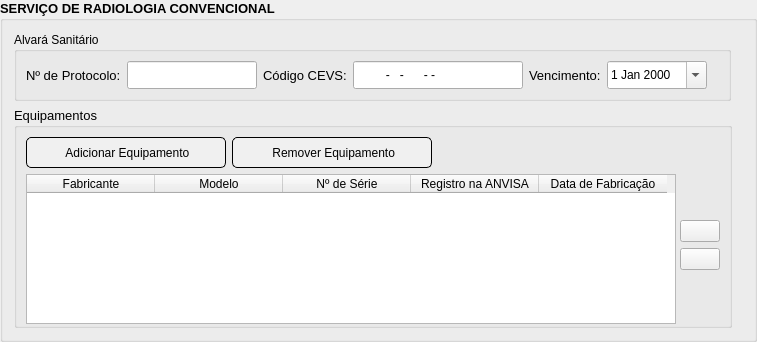
                   <widget class="QGroupBox" name="radiologiaConvencionalGroupBox">
                    <property name="enabled">
                     <bool>true</bool>
                    </property>
                    <property name="minimumSize">
                     <size>
                      <width>757</width>
                      <height>342</height>
                     </size>
                    </property>
                    <property name="maximumSize">
                     <size>
                      <width>757</width>
                      <height>342</height>
                     </size>
                    </property>
                    <property name="font">
                     <font>
                      <family>Segoe UI</family>
                      <pointsize>10</pointsize>
                      <italic>false</italic>
                      <bold>true</bold>
                     </font>
                    </property>
                    <property name="styleSheet">
                     <string notr="true">QGroupBox::unchecked {
	background-color: rgb(230, 230, 230);
	font: 700 &quot;Segoe UI&quot;;
}

QGroupBox::checked {
	background-color: rgb(166, 255, 184);
	font: 700 10pt &quot;Segoe UI&quot;;
}</string>
                    </property>
                    <property name="title">
                     <string>SERVIÇO DE RADIOLOGIA CONVENCIONAL</string>
                    </property>
                    <property name="flat">
                     <bool>false</bool>
                    </property>
                    <property name="checkable">
                     <bool>false</bool>
                    </property>
                    <property name="checked">
                     <bool>false</bool>
                    </property>
                    <layout class="QVBoxLayout" name="verticalLayout_20">
                     <item>
                      <layout class="QHBoxLayout" name="horizontalLayout_30">
                       <item>
                        <widget class="QGroupBox" name="groupBox_8">
                         <property name="styleSheet">
                          <string notr="true">QGroupBox {
	font: 10pt &quot;Segoe UI&quot;;
}</string>
                         </property>
                         <property name="title">
                          <string>Alvará Sanitário</string>
                         </property>
                         <layout class="QVBoxLayout" name="verticalLayout_21">
                          <item>
                           <layout class="QHBoxLayout" name="horizontalLayout_31">
                            <item>
                             <widget class="QLabel" name="label_37">
                              <property name="font">
                               <font>
                                <pointsize>10</pointsize>
                               </font>
                              </property>
                              <property name="text">
                               <string>Nº de Protocolo:</string>
                              </property>
                             </widget>
                            </item>
                            <item>
                             <widget class="QLineEdit" name="protocoloAlvaraRadiologiaConvencionalLineEdit">
                              <property name="minimumSize">
                               <size>
                                <width>130</width>
                                <height>28</height>
                               </size>
                              </property>
                              <property name="maximumSize">
                               <size>
                                <width>130</width>
                                <height>28</height>
                               </size>
                              </property>
                             </widget>
                            </item>
                            <item>
                             <widget class="QLabel" name="label_38">
                              <property name="font">
                               <font>
                                <pointsize>10</pointsize>
                               </font>
                              </property>
                              <property name="text">
                               <string>Código CEVS:</string>
                              </property>
                             </widget>
                            </item>
                            <item>
                             <widget class="QLineEdit" name="codigoCEVSAlvaraRadiologiaConvencionalLineEdit">
                              <property name="minimumSize">
                               <size>
                                <width>170</width>
                                <height>28</height>
                               </size>
                              </property>
                              <property name="maximumSize">
                               <size>
                                <width>170</width>
                                <height>28</height>
                               </size>
                              </property>
                              <property name="inputMask">
                               <string>000000000-000-000000-0-0</string>
                              </property>
                             </widget>
                            </item>
                            <item>
                             <widget class="QLabel" name="label_39">
                              <property name="font">
                               <font>
                                <pointsize>10</pointsize>
                               </font>
                              </property>
                              <property name="text">
                               <string>Vencimento:</string>
                              </property>
                             </widget>
                            </item>
                            <item>
                             <widget class="QDateEdit" name="validadeAlvaraRadiologiaConvencionalDateEdit">
                              <property name="minimumSize">
                               <size>
                                <width>100</width>
                                <height>28</height>
                               </size>
                              </property>
                              <property name="maximumSize">
                               <size>
                                <width>100</width>
                                <height>28</height>
                               </size>
                              </property>
                              <property name="calendarPopup">
                               <bool>true</bool>
                              </property>
                             </widget>
                            </item>
                            <item>
                             <spacer name="horizontalSpacer_32">
                              <property name="orientation">
                               <enum>Qt::Horizontal</enum>
                              </property>
                              <property name="sizeHint" stdset="0">
                               <size>
                                <width>40</width>
                                <height>20</height>
                               </size>
                              </property>
                             </spacer>
                            </item>
                           </layout>
                          </item>
                         </layout>
                        </widget>
                       </item>
                       <item>
                        <spacer name="horizontalSpacer_33">
                         <property name="orientation">
                          <enum>Qt::Horizontal</enum>
                         </property>
                         <property name="sizeHint" stdset="0">
                          <size>
                           <width>40</width>
                           <height>20</height>
                          </size>
                         </property>
                        </spacer>
                       </item>
                      </layout>
                     </item>
                     <item>
                      <layout class="QHBoxLayout" name="horizontalLayout_50">
                       <property name="topMargin">
                        <number>0</number>
                       </property>
                       <item>
                        <widget class="QGroupBox" name="equipamentoRadiologiaConvencionalGroupBox">
                         <property name="minimumSize">
                          <size>
                           <width>718</width>
                           <height>0</height>
                          </size>
                         </property>
                         <property name="maximumSize">
                          <size>
                           <width>718</width>
                           <height>16777215</height>
                          </size>
                         </property>
                         <property name="font">
                          <font>
                           <pointsize>10</pointsize>
                          </font>
                         </property>
                         <property name="title">
                          <string>Equipamentos</string>
                         </property>
                         <layout class="QVBoxLayout" name="verticalLayout_32">
                          <item>
                           <layout class="QHBoxLayout" name="horizontalLayout_51">
                            <item>
                             <widget class="QPushButton" name="adicionarEquipamentoRadiologiaConvencionalPushButton">
                              <property name="minimumSize">
                               <size>
                                <width>200</width>
                                <height>31</height>
                               </size>
                              </property>
                              <property name="maximumSize">
                               <size>
                                <width>200</width>
                                <height>31</height>
                               </size>
                              </property>
                              <property name="styleSheet">
                               <string notr="true">QPushButton {
	font: 10pt &quot;Segoe UI&quot;;
	border: 1px solid black;
	border-radius: 5px;
	background-color: rgb(240, 240, 240);
}

QPushButton:hover {
	font: 10pt &quot;Segoe UI&quot;;
	border: 1px solid black;
	border-radius: 5px;
	background-color: rgb(170, 255, 127);
}</string>
                              </property>
                              <property name="text">
                               <string> Adicionar Equipamento</string>
                              </property>
                              <property name="icon">
                               <iconset resource="resources.qrc">
                                <normaloff>:/imagens/icon-add.png</normaloff>:/imagens/icon-add.png</iconset>
                              </property>
                              <property name="iconSize">
                               <size>
                                <width>15</width>
                                <height>15</height>
                               </size>
                              </property>
                             </widget>
                            </item>
                            <item>
                             <widget class="QPushButton" name="removerEquipamentoRadiologiaConvencionalPushButton">
                              <property name="minimumSize">
                               <size>
                                <width>200</width>
                                <height>31</height>
                               </size>
                              </property>
                              <property name="maximumSize">
                               <size>
                                <width>200</width>
                                <height>31</height>
                               </size>
                              </property>
                              <property name="styleSheet">
                               <string notr="true">QPushButton {
	font: 10pt &quot;Segoe UI&quot;;
	border: 1px solid black;
	border-radius: 5px;
	background-color: rgb(240, 240, 240);
}

QPushButton:hover {
	font: 10pt &quot;Segoe UI&quot;;
	border: 1px solid black;
	border-radius: 5px;
	background-color: rgb(170, 255, 127);
}</string>
                              </property>
                              <property name="text">
                               <string> Remover Equipamento</string>
                              </property>
                              <property name="icon">
                               <iconset resource="resources.qrc">
                                <normaloff>:/imagens/icon-quit.png</normaloff>:/imagens/icon-quit.png</iconset>
                              </property>
                              <property name="iconSize">
                               <size>
                                <width>15</width>
                                <height>15</height>
                               </size>
                              </property>
                             </widget>
                            </item>
                            <item>
                             <spacer name="horizontalSpacer_53">
                              <property name="orientation">
                               <enum>Qt::Horizontal</enum>
                              </property>
                              <property name="sizeHint" stdset="0">
                               <size>
                                <width>40</width>
                                <height>20</height>
                               </size>
                              </property>
                             </spacer>
                            </item>
                           </layout>
                          </item>
                          <item>
                           <layout class="QHBoxLayout" name="horizontalLayout_64">
                            <property name="topMargin">
                             <number>0</number>
                            </property>
                            <item>
                             <widget class="QTableWidget" name="equipamentoRadiologiaConvencionalTableWidget">
                              <property name="minimumSize">
                               <size>
                                <width>650</width>
                                <height>150</height>
                               </size>
                              </property>
                              <property name="maximumSize">
                               <size>
                                <width>650</width>
                                <height>150</height>
                               </size>
                              </property>
                              <property name="font">
                               <font>
                                <pointsize>10</pointsize>
                               </font>
                              </property>
                              <attribute name="horizontalHeaderDefaultSectionSize">
                               <number>128</number>
                              </attribute>
                              <column>
                               <property name="text">
                                <string>Fabricante</string>
                               </property>
                              </column>
                              <column>
                               <property name="text">
                                <string>Modelo</string>
                               </property>
                              </column>
                              <column>
                               <property name="text">
                                <string>Nº de Série</string>
                               </property>
                              </column>
                              <column>
                               <property name="text">
                                <string>Registro na ANVISA</string>
                               </property>
                              </column>
                              <column>
                               <property name="text">
                                <string>Data de Fabricação</string>
                               </property>
                              </column>
                             </widget>
                            </item>
                            <item>
                             <spacer name="horizontalSpacer_66">
                              <property name="orientation">
                               <enum>Qt::Horizontal</enum>
                              </property>
                              <property name="sizeHint" stdset="0">
                               <size>
                                <width>40</width>
                                <height>20</height>
                               </size>
                              </property>
                             </spacer>
                            </item>
                            <item>
                             <layout class="QVBoxLayout" name="verticalLayout_42">
                              <property name="rightMargin">
                               <number>0</number>
                              </property>
                              <item>
                               <spacer name="verticalSpacer_15">
                                <property name="orientation">
                                 <enum>Qt::Vertical</enum>
                                </property>
                                <property name="sizeType">
                                 <enum>QSizePolicy::MinimumExpanding</enum>
                                </property>
                                <property name="sizeHint" stdset="0">
                                 <size>
                                  <width>20</width>
                                  <height>5</height>
                                 </size>
                                </property>
                               </spacer>
                              </item>
                              <item>
                               <widget class="QPushButton" name="upRadiologiaConvencionalPushButton">
                                <property name="text">
                                 <string/>
                                </property>
                                <property name="icon">
                                 <iconset resource="resources.qrc">
                                  <normaloff>:/imagens/icon-sort-up.png</normaloff>:/imagens/icon-sort-up.png</iconset>
                                </property>
                                <property name="iconSize">
                                 <size>
                                  <width>20</width>
                                  <height>20</height>
                                 </size>
                                </property>
                               </widget>
                              </item>
                              <item>
                               <widget class="QPushButton" name="downRadiologiaConvencionalPushButton">
                                <property name="text">
                                 <string/>
                                </property>
                                <property name="icon">
                                 <iconset resource="resources.qrc">
                                  <normaloff>:/imagens/icon-sort-down.png</normaloff>:/imagens/icon-sort-down.png</iconset>
                                </property>
                                <property name="iconSize">
                                 <size>
                                  <width>20</width>
                                  <height>20</height>
                                 </size>
                                </property>
                               </widget>
                              </item>
                              <item>
                               <spacer name="verticalSpacer_14">
                                <property name="orientation">
                                 <enum>Qt::Vertical</enum>
                                </property>
                                <property name="sizeType">
                                 <enum>QSizePolicy::MinimumExpanding</enum>
                                </property>
                                <property name="sizeHint" stdset="0">
                                 <size>
                                  <width>20</width>
                                  <height>5</height>
                                 </size>
                                </property>
                               </spacer>
                              </item>
                             </layout>
                            </item>
                            <item>
                             <spacer name="horizontalSpacer_67">
                              <property name="orientation">
                               <enum>Qt::Horizontal</enum>
                              </property>
                              <property name="sizeHint" stdset="0">
                               <size>
                                <width>40</width>
                                <height>20</height>
                               </size>
                              </property>
                             </spacer>
                            </item>
                           </layout>
                          </item>
                         </layout>
                        </widget>
                       </item>
                       <item>
                        <spacer name="horizontalSpacer_52">
                         <property name="orientation">
                          <enum>Qt::Horizontal</enum>
                         </property>
                         <property name="sizeHint" stdset="0">
                          <size>
                           <width>40</width>
                           <height>20</height>
                          </size>
                         </property>
                        </spacer>
                       </item>
                      </layout>
                     </item>
                    </layout>
                   </widget>
